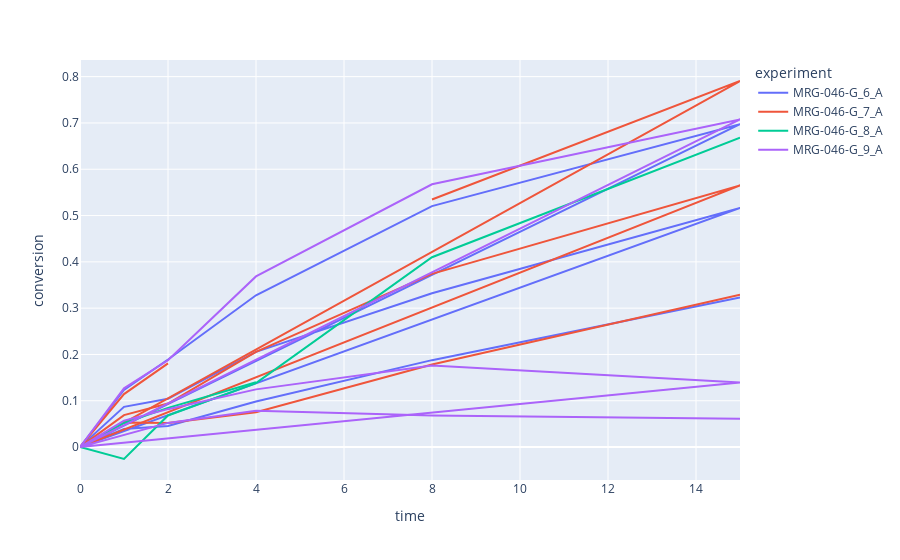

The notebook cell this image was saved under:
### Code cell
px.line(kinetic_curves_df, x="time", y="conversion", color="experiment")

### Figure 1 — Plotly figure (JSON) as saved in the notebook; plotly's stock layout.template omitted (floating-point values rounded to 4 significant figures)
{"data": [{"hovertemplate": "experiment=MRG-046-G_6_A<br>time=%{x}<br>conversion=%{y}<extra></extra>", "legendgroup": "MRG-046-G_6_A", "line": {"color": "#636efa", "dash": "solid"}, "marker": {"symbol": "circle"}, "mode": "lines", "name": "MRG-046-G_6_A", "orientation": "h", "showlegend": true, "x": [0, 1, 2, 4, 8, 15, 0, 1, 2, 4, 8, 15, 0, 1, 2, 4, 8, 15], "xaxis": "x", "y": [0, 0.08697, 0.1044, 0.2058, 0.3321, 0.5166, 0, 0.1234, 0.1892, 0.3278, 0.5203, 0.6973, 0, 0.03891, 0.04572, 0.09825, 0.1877, 0.3233], "yaxis": "y", "type": "scatter"}, {"hovertemplate": "experiment=MRG-046-G_7_A<br>time=%{x}<br>conversion=%{y}<extra></extra>", "legendgroup": "MRG-046-G_7_A", "line": {"color": "#EF553B", "dash": "solid"}, "marker": {"symbol": "circle"}, "mode": "lines", "name": "MRG-046-G_7_A", "orientation": "h", "showlegend": true, "x": [0, 1, 2, 4, 8, 15, 0, 1, 2, 4, 8, 15, 0, 1, 2, 4, 8, 15], "xaxis": "x", "y": [0, 0.06908, 0.09404, 0.2057, 0.374, 0.5651, 0, 0.1145, 0.1809, null, 0.5346, 0.7906, 0, 0.05303, 0.05212, 0.07541, 0.1784, 0.3289], "yaxis": "y", "type": "scatter"}, {"hovertemplate": "experiment=MRG-046-G_8_A<br>time=%{x}<br>conversion=%{y}<extra></extra>", "legendgroup": "MRG-046-G_8_A", "line": {"color": "#00cc96", "dash": "solid"}, "marker": {"symbol": "circle"}, "mode": "lines", "name": "MRG-046-G_8_A", "orientation": "h", "showlegend": true, "x": [0, 1, 2, 4, 8, 15, 0, 1, 2, 4, 8, 15], "xaxis": "x", "y": [0, 0.05217, 0.08477, 0.1401, null, null, 0, -0.02574, 0.06832, 0.1382, 0.4099, 0.6682], "yaxis": "y", "type": "scatter"}, {"hovertemplate": "experiment=MRG-046-G_9_A<br>time=%{x}<br>conversion=%{y}<extra></extra>", "legendgroup": "MRG-046-G_9_A", "line": {"color": "#ab63fa", "dash": "solid"}, "marker": {"symbol": "circle"}, "mode": "lines", "name": "MRG-046-G_9_A", "orientation": "h", "showlegend": true, "x": [0, 1, 2, 4, 8, 15, 0, 1, 2, 4, 8, 15, 0, 1, 2, 4, 8, 15], "xaxis": "x", "y": [0, 0.05711, 0.08192, 0.1246, 0.1762, 0.1393, 0, 0.1269, 0.1873, 0.3685, 0.5676, 0.7074, 0, 0.02538, 0.05221, 0.07845, 0.06807, 0.06144], "yaxis": "y", "type": "scatter"}], "layout": {"xaxis": {"anchor": "y", "domain": [0.0, 1.0], "title": {"text": "time"}}, "yaxis": {"anchor": "x", "domain": [0.0, 1.0], "title": {"text": "conversion"}}, "legend": {"title": {"text": "experiment"}, "tracegroupgap": 0}, "margin": {"t": 60}}}
